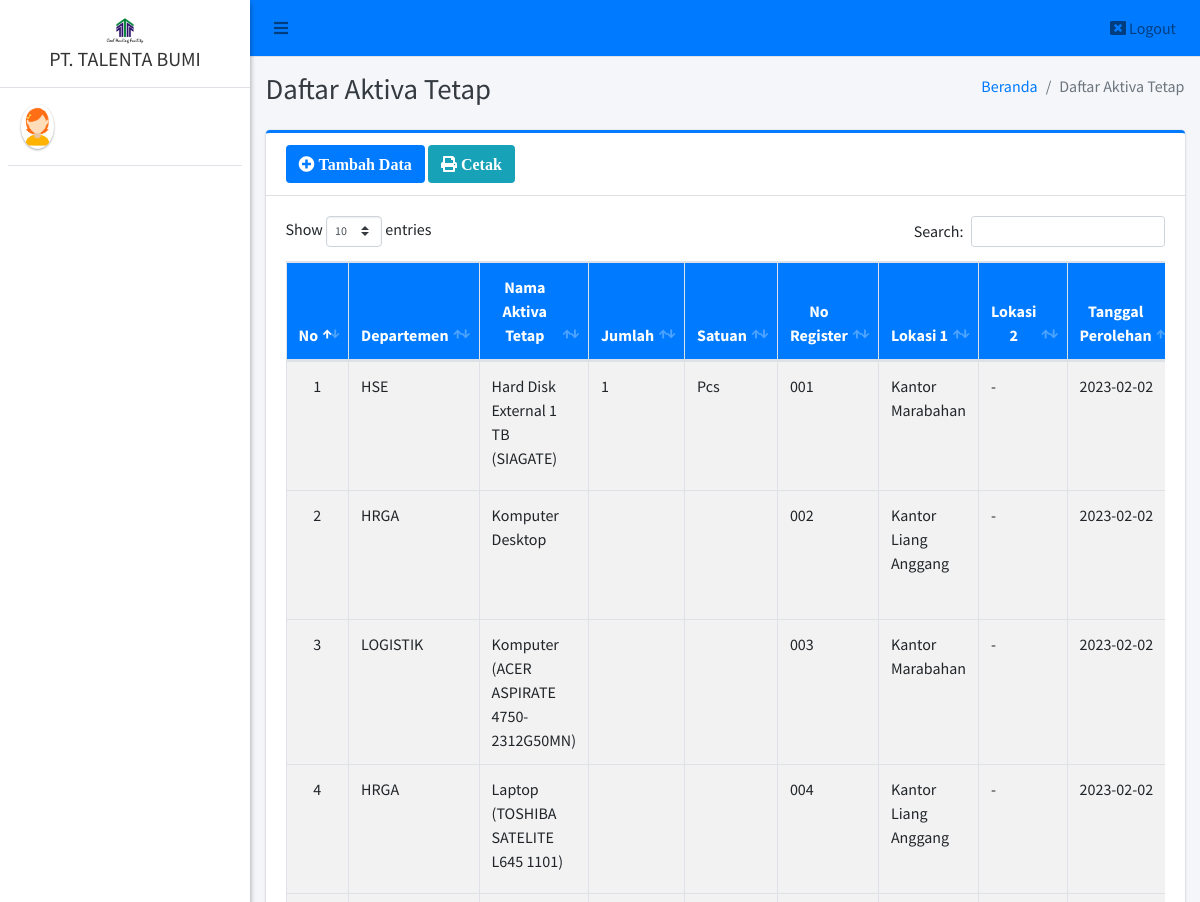
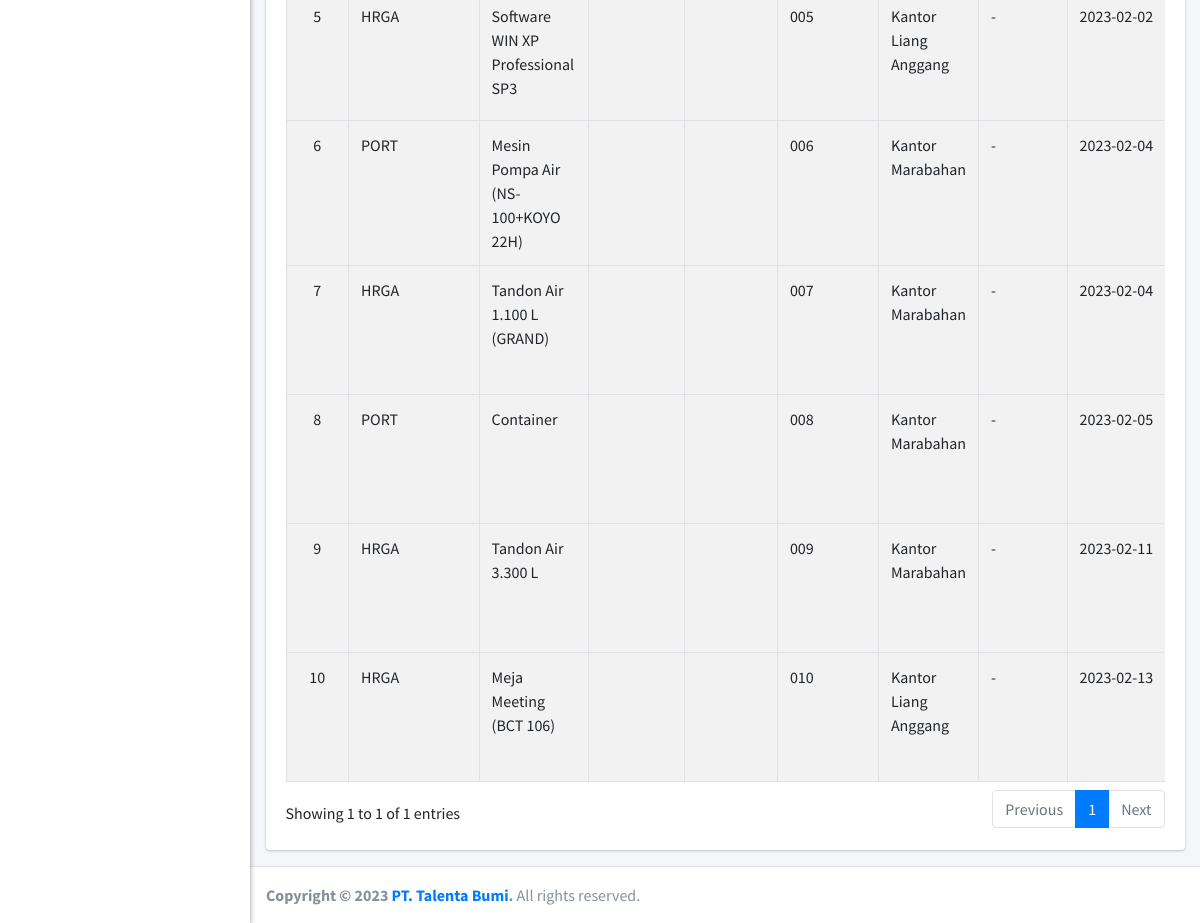
The page /admin/dat/index.php on the database its author committed (2 pictures, top to bottom).
### tables this page shows
CREATE TABLE `aktiva_tetap` (
  `id_aktiva` int(11) NOT NULL,
  `jenis_aktiva` varchar(25) NOT NULL,
  `nama_aktiva` varchar(40) NOT NULL,
  `no_register` varchar(25) NOT NULL,
  `lokasi1` varchar(150) NOT NULL,
  `lokasi2` varchar(150) NOT NULL,
  `tanggal_perolehan` date NOT NULL,
  `nilai_perolehan` varchar(50) NOT NULL,
  `jumlah` varchar(20) NOT NULL,
  `satuan` varchar(20) NOT NULL
);

### admin/dat/index.php (the view, shortened to what this page needs)
<?php
require '../../config/koneksi.php';
?>
<!DOCTYPE html>
<html>
<?php
include '../../templates/head.php';
?>
<body class="hold-transition sidebar-mini layout-fixed">
    <div class="wrapper">
        <?php
        include '../../templates/navbar.php';
        ?>
        <?php
        include '../../templates/sidebar.php';
        ?>
        <div class="content-wrapper">
            <div class="content-header">
                <div class="container-fluid">
                    <div class="row mb-2">
                        <div class="col-sm-6">
                            <h1 class="m-0 text-dark">Daftar Aktiva Tetap</h1>
                        </div>
                        <div class="col-sm-6">
                            <ol class="breadcrumb float-sm-right">
                                <li class="breadcrumb-item"><a href="#">Beranda</a></li>
                                <li class="breadcrumb-item active">Daftar Aktiva Tetap</li>
                            </ol>
                        </div>
                    </div>
                </div>
            </div>
            <section class="content">
                <div class="container-fluid">
                    <div class="row">
                        <div class="col-12">
                            <div class="card card-primary card-outline">
                                <div class="card-header">
                                    <a href="tambah" class="btn bg-primary"><i class="fa fa-plus-circle"> Tambah Data</i></a>
                                    <a href="#" data-toggle="modal" data-target="#dat" class="btn bg-info"><i class="fa fa-print"> Cetak</i></a>
                                </div>
                                <div class="card-body">
                                    <div class="table-responsive">
                                        <table id="example1" class="table table-bordered table-striped">
                                            <thead class="bg-primary">
                                                <tr align="center">
                                                    <th>No</th>
                                                    <th>Departemen</th>
                                                    <th>Nama Aktiva Tetap</th>
                                                    <th>Jumlah</th>
                                                    <th>Satuan</th>
                                                    <th>No Register</th>
                                                    <th>Lokasi 1</th>
                                                    <th>Lokasi 2</th>
                                                    <th>Tanggal Perolehan</th>
                                                </tr>
                                            </thead>
                                            <?php
                                            $no = 1;
                                            $data = $koneksi->query("SELECT * FROM aktiva_tetap ORDER BY id_aktiva ASC");
                                            while ($row = $data->fetch_array()) {
                                            ?>
                                                <tbody style="background-color: white">
                                                    <tr>
                                                        <td align="center"><?= $no++ ?></td>
                                                        <td><?= $row['jenis_aktiva'] ?></td>
                                                        <td><?= $row['nama_aktiva'] ?></td>
                                                        <td><?= $row['jumlah'] ?></td>
                                                        <td><?= $row['satuan'] ?></td>
                                                        <td><?= $row['no_register'] ?></td>
                                                        <td><?= $row['lokasi1'] ?></td>
                                                        <td><?= $row['lokasi2'] ?></td>
                                                        <td><?= $row['tanggal_perolehan'] ?></td>
                                                    </tr>
                                                </tbody>
                                            <?php } ?>
                                        </table>
                                    </div>
                                </div>
                            </div>
                        </div>
                    </div>
                </div>
            </section>
        </div>
        <?php include_once "../../templates/footer.php"; ?>
    </div>
</body>
</html>

### rows shown on the page
aktiva_tetap: jenis_aktiva "HSE", nama_aktiva "Hard Disk External 1 TB (SIAGATE)", jumlah "1", satuan "Pcs", no_register "001", lokasi1 "Kantor Marabahan", lokasi2 "-", tanggal_perolehan "2023-02-02"
aktiva_tetap: jenis_aktiva "HRGA", nama_aktiva "Komputer Desktop", no_register "002", lokasi1 "Kantor Liang Anggang", lokasi2 "-", tanggal_perolehan "2023-02-02"
aktiva_tetap: jenis_aktiva "LOGISTIK", nama_aktiva "Komputer (ACER ASPIRATE 4750- 2312G50MN)", no_register "003", lokasi1 "Kantor Marabahan", lokasi2 "-", tanggal_perolehan "2023-02-02"
aktiva_tetap: jenis_aktiva "HRGA", nama_aktiva "Laptop (TOSHIBA SATELITE L645 1101)", no_register "004", lokasi1 "Kantor Liang Anggang", lokasi2 "-", tanggal_perolehan "2023-02-02"
aktiva_tetap: jenis_aktiva "HRGA", nama_aktiva "Software WIN XP Professional SP3", no_register "005", lokasi1 "Kantor Liang Anggang", lokasi2 "-", tanggal_perolehan "2023-02-02"
aktiva_tetap: jenis_aktiva "PORT", nama_aktiva "Mesin Pompa Air (NS-100+KOYO 22H)", no_register "006", lokasi1 "Kantor Marabahan", lokasi2 "-", tanggal_perolehan "2023-02-04"
aktiva_tetap: jenis_aktiva "HRGA", nama_aktiva "Tandon Air 1.100 L (GRAND)", no_register "007", lokasi1 "Kantor Marabahan", lokasi2 "-", tanggal_perolehan "2023-02-04"
aktiva_tetap: jenis_aktiva "PORT", nama_aktiva "Container", no_register "008", lokasi1 "Kantor Marabahan", lokasi2 "-", tanggal_perolehan "2023-02-05"
aktiva_tetap: jenis_aktiva "HRGA", nama_aktiva "Tandon Air 3.300 L", no_register "009", lokasi1 "Kantor Marabahan", lokasi2 "-", tanggal_perolehan "2023-02-11"
aktiva_tetap: jenis_aktiva "HRGA", nama_aktiva "Meja Meeting (BCT 106)", no_register "010", lokasi1 "Kantor Liang Anggang", lokasi2 "-", tanggal_perolehan "2023-02-13"
